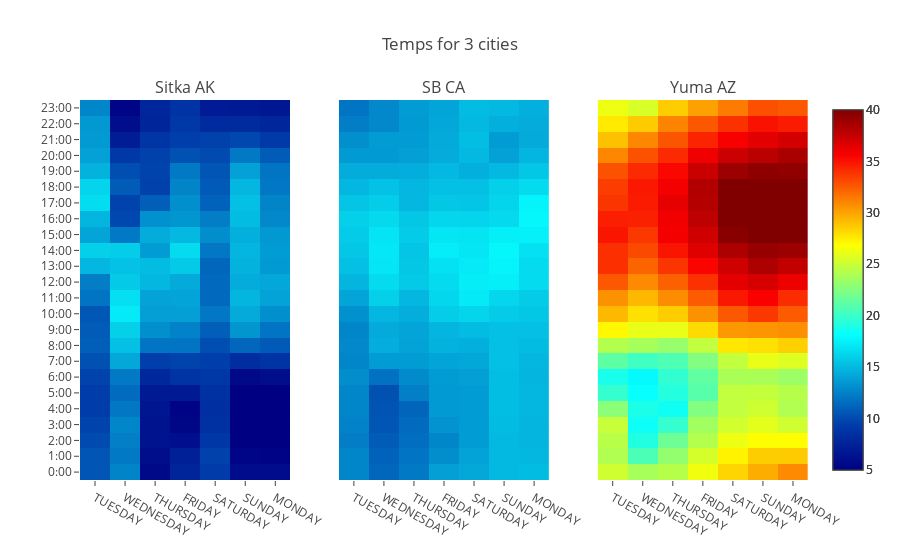

Notebook cell for this chart:
### Code cell
trace1 = go.Heatmap(x=df1['DAY'], y=df1['LST_TIME'],
                   z=df1['T_HR_AVG'], 
                   colorscale='Jet', 
                   zmin=5, zmax=40)

trace2 = go.Heatmap(x=df2['DAY'], y=df2['LST_TIME'],
                   z=df2['T_HR_AVG'], 
                   colorscale='Jet', 
                   zmin=5, zmax=40)

trace3 = go.Heatmap(x=df3['DAY'], y=df3['LST_TIME'],
                   z=df3['T_HR_AVG'], 
                   colorscale='Jet', 
                   zmin=5, zmax=40)

fig = tools.make_subplots(rows=1, cols=3, subplot_titles=['Sitka AK', 'SB CA', 'Yuma AZ'], 
                         shared_yaxes=True)

fig.append_trace(trace1, 1, 1)
fig.append_trace(trace2, 1, 2)
fig.append_trace(trace3, 1, 3)

fig['layout'].update(title='Temps for 3 cities')

plotly.offline.init_notebook_mode(connected=True)
pyo.iplot(fig)

### Figure 1 — Plotly figure (JSON) as saved in the notebook; plotly's stock layout.template omitted (floating-point values rounded to 4 significant figures; data arrays with more than 128 entries replaced by an {"elided": "..."} marker saying what was removed)
{"data": [{"colorscale": "Jet", "type": "heatmap", "uid": "350f05d7-7e0f-4bae-8dae-f4551672ce7c", "x": {"elided": "168 str values"}, "xaxis": "x", "y": {"elided": "168 str values"}, "yaxis": "y", "z": {"elided": "168 float values"}, "zmax": 40, "zmin": 5}, {"colorscale": "Jet", "type": "heatmap", "uid": "5cc05735-abd0-4ada-adb1-38b47a58eda2", "x": {"elided": "168 str values"}, "xaxis": "x2", "y": {"elided": "168 str values"}, "yaxis": "y", "z": {"elided": "168 float values"}, "zmax": 40, "zmin": 5}, {"colorscale": "Jet", "type": "heatmap", "uid": "0c80deeb-695d-4776-9e30-8af7565778f9", "x": {"elided": "168 str values"}, "xaxis": "x3", "y": {"elided": "168 str values"}, "yaxis": "y", "z": {"elided": "168 float values"}, "zmax": 40, "zmin": 5}], "layout": {"annotations": [{"font": {"size": 16}, "showarrow": false, "text": "Sitka AK", "x": 0.1444, "xanchor": "center", "xref": "paper", "y": 1, "yanchor": "bottom", "yref": "paper"}, {"font": {"size": 16}, "showarrow": false, "text": "SB CA", "x": 0.5, "xanchor": "center", "xref": "paper", "y": 1, "yanchor": "bottom", "yref": "paper"}, {"font": {"size": 16}, "showarrow": false, "text": "Yuma AZ", "x": 0.8556, "xanchor": "center", "xref": "paper", "y": 1, "yanchor": "bottom", "yref": "paper"}], "title": "Temps for 3 cities", "xaxis": {"anchor": "y", "domain": [0, 0.2889]}, "xaxis2": {"anchor": "free", "domain": [0.3556, 0.6444], "position": 0}, "xaxis3": {"anchor": "free", "domain": [0.7111, 1], "position": 0}, "yaxis": {"anchor": "x", "domain": [0, 1]}}}
